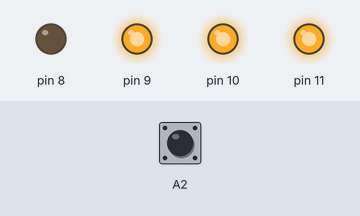
Recording of a sketch running on a simulated Arduino Uno, built with avr-gcc and run on an emulated ATmega328P. Shown: output pins drawn as LEDs (lit = HIGH). The test bench sets the inputs (shaded band); at power-on: A2 LOW. Random numbers use the default seed unless the sketch sets one.

Above: at 1.2 s.
1.3 s: A2 driven HIGH
At 2.2 s:
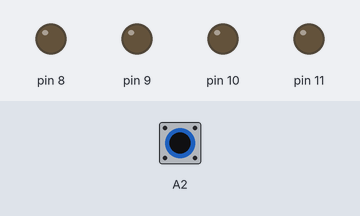
2.8 s: A2 driven LOW
At 3.0 s:
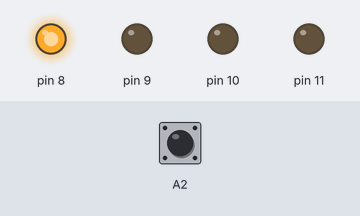
At 3.6 s:
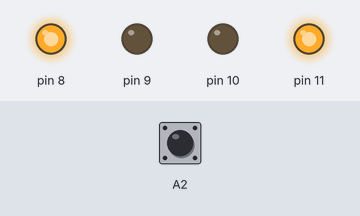
5.8 s: A2 pulsed HIGH 2 times (0.12 s each, 0.3 s apart)
Timing chart, 0 to 24.4 s (numbered marks = the images above; inputs shaded):
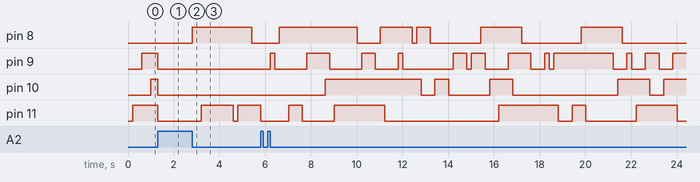

The sketch:

homework_7_22.ino
```cpp
unsigned long previousMillis = 0;   // will store last time LED was updated
const long interval = 200;
int ledState = LOW;
int ledN;

// the setup routine runs once when you press reset:
void setup() {
  // declare pin 9 to be an output:
  pinMode(9, OUTPUT);
  pinMode(10, OUTPUT);
  pinMode(11, OUTPUT);
  pinMode(8, OUTPUT);
}

// the loop routine runs over and over again forever:
void loop() {
  unsigned long currentMillis = millis();

  int switchValue;

  switchValue = digitalRead(A2);

  if (switchValue == HIGH) {
    digitalWrite(8, LOW);
    digitalWrite(9, LOW);
    digitalWrite(10, LOW);
    digitalWrite(11, LOW);
  } else {
    if (currentMillis - previousMillis >= interval) {
      // save the last time you blinked the LED
      previousMillis = currentMillis;

      // if the LED is off turn it on and vice-versa:
      if (ledState == LOW) {
        ledState = HIGH;
      } else {
        ledState = LOW;
      }
      // set the LED with the ledState of the variable:

      ledN = random(8, 12);
      digitalWrite(ledN, ledState);
    }

  }
}
```

Measured:
- after the input at 1.3 s, pin 11: HIGH → LOW at once
- after the input at 2.8 s, pin 8: LOW → HIGH at once, → LOW 2.6 s later; pin 11: LOW → HIGH after 0.40 s, → LOW 1.4 s later, → HIGH 0.20 s later
